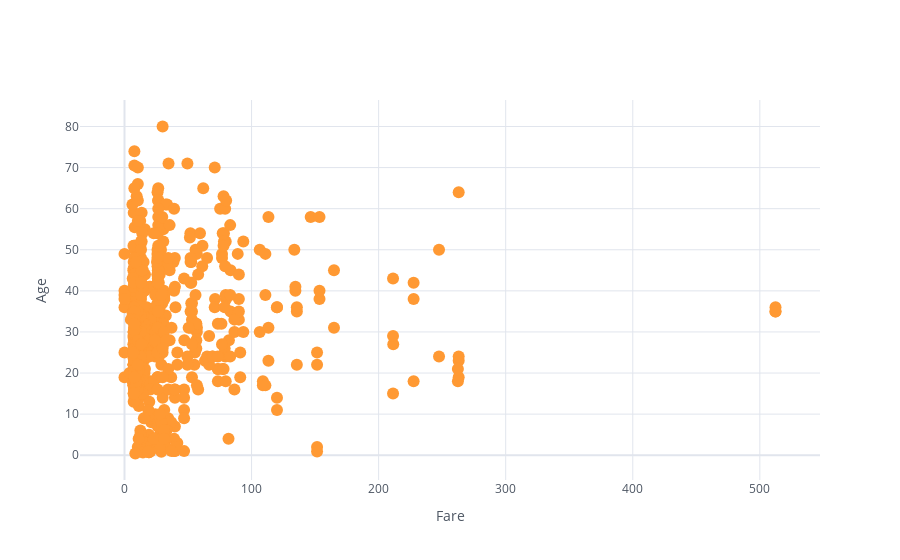

The cell this chart's notebook holds for it:
### Code cell
titanic.iplot(x = 'fare', y= 'age', mode = 'markers', theme = 'white',
             xTitle = 'Fare', yTitle = 'Age')

### Figure 1 — Plotly figure (JSON) as saved in the notebook; plotly's stock layout.template omitted (floating-point values rounded to 4 significant figures; data arrays with more than 128 entries replaced by an {"elided": "..."} marker saying what was removed)
{"data": [{"line": {"color": "rgba(255, 153, 51, 1.0)", "dash": "solid", "shape": "linear", "width": 1.3}, "marker": {"size": 12, "symbol": "circle"}, "mode": "markers", "name": "age", "text": "", "type": "scatter", "x": {"elided": "891 float values"}, "y": {"elided": "891 mixed values"}}], "layout": {"legend": {"bgcolor": "#FFFFFF", "font": {"color": "#4D5663"}}, "paper_bgcolor": "#FFFFFF", "plot_bgcolor": "#FFFFFF", "title": {"font": {"color": "#4D5663"}}, "xaxis": {"gridcolor": "#E1E5ED", "showgrid": true, "tickfont": {"color": "#4D5663"}, "title": {"font": {"color": "#4D5663"}, "text": "Fare"}, "zerolinecolor": "#E1E5ED"}, "yaxis": {"gridcolor": "#E1E5ED", "showgrid": true, "tickfont": {"color": "#4D5663"}, "title": {"font": {"color": "#4D5663"}, "text": "Age"}, "zerolinecolor": "#E1E5ED"}}}
